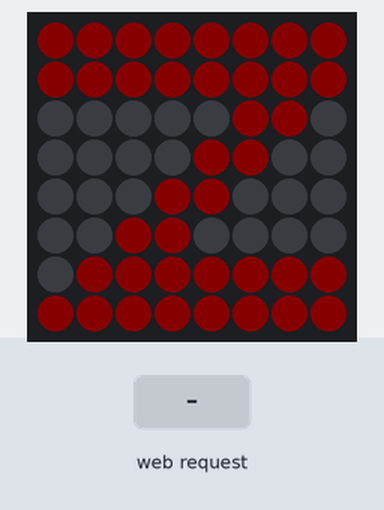
Bench run of a sketch on a simulated ESP32. Shown: 8×8 RGB LED matrix (first LED top left, wired row by row). The test bench sets the inputs (shaded band). Dim RGB values are drawn brighter than linear; WiFi joins after 1.5 s; servers stay silent unless stated; not simulated (calls return 0 or success): secret.h; what the sketch prints to the serial monitor is not drawn.

Above: at 2.7 s.
2.8 s: HTTP request GET /ping received
At 7.52 s:
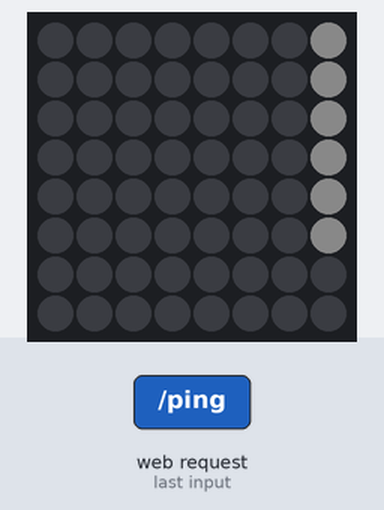
At 11.9 s:
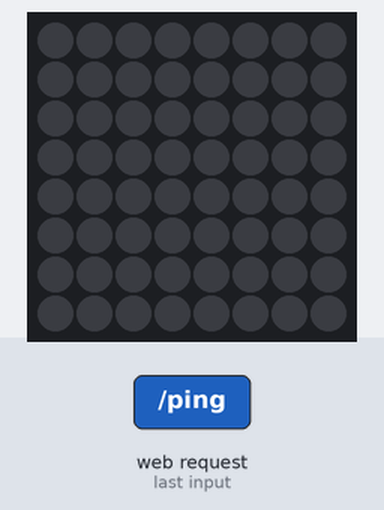
Timing chart, 0 to 13.4 s (numbered marks = the images above; inputs shaded):
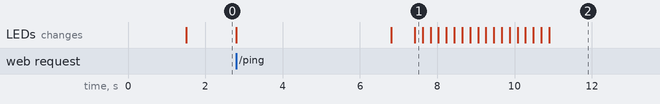

Measured:
- after the input at 2.8 s, the LEDs: first change at once (image 1 shows a later state)

The sketch:

initiation-challenge.ino
```cpp
// Challenge wifi client coding
// Challenger must program an esp32 to send request to this ESP32's IP address
// Request must be a GET /ping?name=nickname
// Security check if request has not been sent from a browser (checking if user agent is present)
// you must define file secret.h with
// #define SSID ""
// #define PWD ""

#include <WiFi.h>
#include <WebServer.h>
#include <Adafruit_GFX.h>
#include <Adafruit_NeoMatrix.h>
#include <Adafruit_NeoPixel.h>
#include "secret.h"

#define LED_MATRIX_PIN 2
#define MATRIX_H 8
#define MATRIX_W 8

Adafruit_NeoMatrix matrix = Adafruit_NeoMatrix(
                            MATRIX_W,
                            MATRIX_H,
                            LED_MATRIX_PIN,
                            NEO_MATRIX_TOP + NEO_MATRIX_LEFT + NEO_MATRIX_COLUMNS + NEO_MATRIX_ZIGZAG,
                            NEO_GRB + NEO_KHZ800
                            );
WebServer server(3000);


static const uint32_t PROGMEM waitingImage[] = {
0xe80f0c, 0xe80f0c, 0xe80f0c, 0xe80f0c, 0xe80f0c, 0xe80f0c, 0xe80f0c, 0xe80f0c,
0xe80f0c, 0xe80f0c, 0xe80f0c, 0xe80f0c, 0xe80f0c, 0xe80f0c, 0xe80f0c, 0xe80f0c,
0x000000, 0x000000, 0x000000, 0x000000, 0x000000, 0xe80f0c, 0xe80f0c, 0x000000,
0x000000, 0x000000, 0x000000, 0x000000, 0xe80f0c, 0xe80f0c, 0x000000, 0x000000,
0x000000, 0x000000, 0x000000, 0xe80f0c, 0xe80f0c, 0x000000, 0x000000, 0x000000,
0x000000, 0x000000, 0xe80f0c, 0xe80f0c, 0x000000, 0x000000, 0x000000, 0x000000,
0x000000, 0xe80f0c, 0xe80f0c, 0xe80f0c, 0xe80f0c, 0xe80f0c, 0xe80f0c, 0xe80f0c,
0xe80f0c, 0xe80f0c, 0xe80f0c, 0xe80f0c, 0xe80f0c, 0xe80f0c, 0xe80f0c, 0xe80f0c };

static const uint32_t PROGMEM victoryImage[] = {
  0x000000, 0xffb800, 0xffb800, 0xffb800, 0xffb800, 0xffb800, 0xffb800, 0xffb800,
  0x000000, 0xffb800, 0x000000, 0x000000, 0xff0000, 0x000000, 0x000000, 0xffb800,
  0x000000, 0xffb800, 0x000000, 0xff0000, 0xff0000, 0xff0000, 0x000000, 0xffb800,
  0x000000, 0xffb800, 0x000000, 0x000000, 0xff0000, 0x000000, 0x000000, 0xffb800,
  0x000000, 0x000000, 0xffb800, 0x000000, 0x000000, 0x000000, 0xffb800, 0x000000,
  0x000000, 0x000000, 0x000000, 0xffb800, 0x000000, 0xffb800, 0x000000, 0x000000,
  0x000000, 0x000000, 0x000000, 0x000000, 0xffb800, 0x000000, 0x000000, 0x000000,
  0x000000, 0xffb800, 0xffb800, 0xffb800, 0xffb800, 0xffb800, 0xffb800, 0xffb800
};

int pixelPerChar = 6; // Width of Standard Font Characters is 8X6 Pixels
int x = matrix.width(); // Width of the Display

void setup() {
  Serial.begin(115200);
  Serial.print("Connecting to ");
  Serial.println(SSID);
  WiFi.begin(SSID, PWD);
  while (WiFi.status() != WL_CONNECTED) {
    Serial.print(".");
    delay(500);
  }
  Serial.print("Connected. IP: ");
  Serial.println(WiFi.localIP());
  initMatrix();
  Serial.println("Matrix initialized");
  initWebServer();
  Serial.println("Server initialized");
}

// Convert an RGB 8/8/8/8 bitmap to RGB 5/6/5 used by Adafruit_GFX
void fixdrawRGBBitmap(int16_t x, int16_t y, const uint32_t *bitmap, int16_t w, int16_t h) {
  uint16_t RGB_bmp_fixed[w * h];
  for (uint16_t pixel = 0; pixel < w * h; pixel++) {
    uint32_t b8g8r8 = bitmap[pixel];
    uint8_t b5 = ((b8g8r8 >>  0) & 0xFF) >> (8 - 5);
    uint8_t g6 = ((b8g8r8 >>  8) & 0xFF) >> (8 - 6);
    uint8_t r5 = ((b8g8r8 >> 16) & 0xFF) >> (8 - 5);
    RGB_bmp_fixed[pixel] = (r5 << 11) | (g6 << 5) | b5;
  }
  matrix.drawRGBBitmap(x, y, RGB_bmp_fixed, w, h);
  matrix.show();
}


void initMatrix() {
  matrix.begin();
  matrix.setTextWrap(false);
  matrix.setBrightness(10);
  matrix.setTextColor(matrix.Color(255, 255, 255));

  fixdrawRGBBitmap(0, 0, waitingImage, 8, 8);
}

void handlePingRequest() {
    Serial.println("Request accepted");
    server.send(200, "text/html", "OK");
    String name = server.arg("name");
    fixdrawRGBBitmap(0, 0, victoryImage, 8, 8);
    delay(4000);
    Serial.print(name);
    Serial.println(" win");
    writeText(name + " Win!!");
    delay(500);
}

void handleNotFound() {
  server.send(404, "text/html", "NOT FOUND");
}

void initWebServer() {
  server.on("/ping", handlePingRequest);
  server.onNotFound(handleNotFound);
  server.begin();
}

void loop() {
  server.handleClient();
}

void writeText(String msg) {
  int msgSize = (msg.length() * pixelPerChar) + (2 * pixelPerChar); // CACULATE message length;
  int scrollingMax = (msgSize) + matrix.width(); // ADJUST Displacement for message length;

  x = matrix.width();

  while (--x >= -scrollingMax) {

    matrix.fillScreen(0); // BLANK the Entire Screen;
    matrix.setCursor(x, 0);
    matrix.print(msg);

    matrix.show();
    delay(100);
  }
}
```
